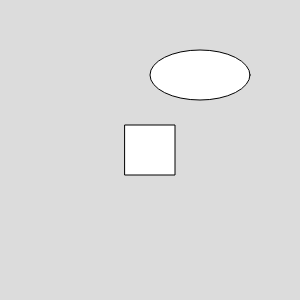
Frame 1 (no input)
Frame 60 (no input): identical to frame 1, image omitted
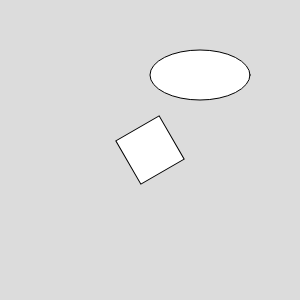
Frame 120 (the mouse pressed at the canvas centre since frame 60)

The p5.js sketch that drew these frames (run headless with seeded random() and noise() and a simulated clock; from frame 60 on, the mouse is pressed at the canvas centre):

// p5.js sketch
// ── sketch.js
// Translation and Rotation Demo

function setup() {
  createCanvas(300, 300);
}

function draw() {
  background(220);
  angleMode(DEGREES);
  
  push();
  translate(150, 150);
  rotate(mouseX);
  rectMode(CENTER);
  rect(0, 0, 50, 50);
  pop();
  
  ellipse(200, 75, 100, 50);
}
